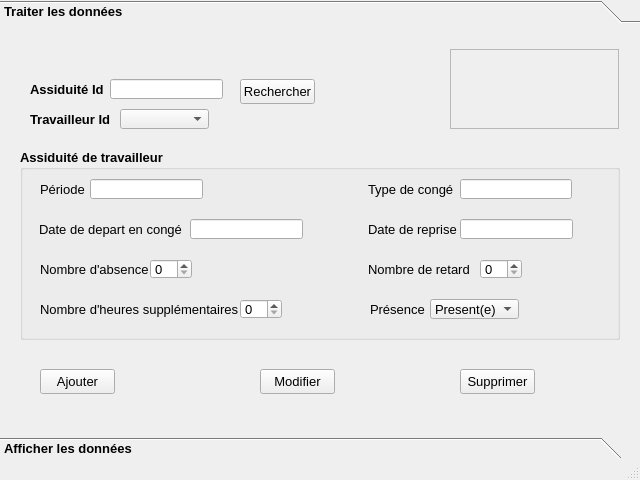
<?xml version="1.0" encoding="UTF-8"?>
<ui version="4.0">
 <class>Interface_Assiduite_RH</class>
 <widget class="QMainWindow" name="Interface_Assiduite_RH">
  <property name="geometry">
   <rect>
    <x>0</x>
    <y>0</y>
    <width>640</width>
    <height>480</height>
   </rect>
  </property>
  <property name="windowTitle">
   <string>Gestion d'assiduite</string>
  </property>
  <property name="windowIcon">
   <iconset resource="rssources.qrc">
    <normaloff>:/images/logo_erp.png</normaloff>:/images/logo_erp.png</iconset>
  </property>
  <widget class="QWidget" name="centralwidget">
   <widget class="QToolBox" name="toolBox">
    <property name="geometry">
     <rect>
      <x>0</x>
      <y>0</y>
      <width>641</width>
      <height>460</height>
     </rect>
    </property>
    <property name="font">
     <font>
      <family>Arial</family>
      <pointsize>10</pointsize>
      <weight>75</weight>
      <bold>true</bold>
     </font>
    </property>
    <property name="currentIndex">
     <number>0</number>
    </property>
    <widget class="QWidget" name="page">
     <property name="geometry">
      <rect>
       <x>0</x>
       <y>0</y>
       <width>641</width>
       <height>400</height>
      </rect>
     </property>
     <attribute name="label">
      <string>Traiter les données</string>
     </attribute>
     <widget class="QPushButton" name="pushButton_assiduite_ajouter">
      <property name="geometry">
       <rect>
        <x>40</x>
        <y>340</y>
        <width>75</width>
        <height>25</height>
       </rect>
      </property>
      <property name="font">
       <font>
        <family>Arial</family>
        <pointsize>10</pointsize>
        <weight>50</weight>
        <bold>false</bold>
       </font>
      </property>
      <property name="text">
       <string>Ajouter</string>
      </property>
     </widget>
     <widget class="QLineEdit" name="lineEdit_assid_id">
      <property name="geometry">
       <rect>
        <x>110</x>
        <y>50</y>
        <width>113</width>
        <height>20</height>
       </rect>
      </property>
      <property name="font">
       <font>
        <family>Arial</family>
        <pointsize>10</pointsize>
        <weight>50</weight>
        <bold>false</bold>
       </font>
      </property>
      <property name="text">
       <string/>
      </property>
     </widget>
     <widget class="QPushButton" name="pushButton_assiduite_verifier">
      <property name="geometry">
       <rect>
        <x>240</x>
        <y>50</y>
        <width>75</width>
        <height>25</height>
       </rect>
      </property>
      <property name="font">
       <font>
        <family>Arial</family>
        <pointsize>10</pointsize>
        <weight>50</weight>
        <bold>false</bold>
       </font>
      </property>
      <property name="text">
       <string>Rechercher</string>
      </property>
     </widget>
     <widget class="QLabel" name="label_assiduite_id">
      <property name="geometry">
       <rect>
        <x>30</x>
        <y>50</y>
        <width>74</width>
        <height>20</height>
       </rect>
      </property>
      <property name="font">
       <font>
        <family>Arial</family>
        <pointsize>10</pointsize>
        <weight>75</weight>
        <bold>true</bold>
       </font>
      </property>
      <property name="text">
       <string>Assiduité Id</string>
      </property>
     </widget>
     <widget class="QLabel" name="label_travailleur_id">
      <property name="geometry">
       <rect>
        <x>30</x>
        <y>80</y>
        <width>87</width>
        <height>20</height>
       </rect>
      </property>
      <property name="font">
       <font>
        <family>Arial</family>
        <pointsize>10</pointsize>
        <weight>75</weight>
        <bold>true</bold>
       </font>
      </property>
      <property name="text">
       <string>Travailleur Id</string>
      </property>
     </widget>
     <widget class="QPushButton" name="pushButton_assiduit_modifier">
      <property name="geometry">
       <rect>
        <x>260</x>
        <y>340</y>
        <width>75</width>
        <height>25</height>
       </rect>
      </property>
      <property name="font">
       <font>
        <family>Arial</family>
        <pointsize>10</pointsize>
        <weight>50</weight>
        <bold>false</bold>
       </font>
      </property>
      <property name="text">
       <string>Modifier</string>
      </property>
     </widget>
     <widget class="QPushButton" name="pushButton_assiduite_supp">
      <property name="geometry">
       <rect>
        <x>460</x>
        <y>340</y>
        <width>75</width>
        <height>25</height>
       </rect>
      </property>
      <property name="font">
       <font>
        <family>Arial</family>
        <pointsize>10</pointsize>
        <weight>50</weight>
        <bold>false</bold>
       </font>
      </property>
      <property name="text">
       <string>Supprimer</string>
      </property>
     </widget>
     <widget class="QGroupBox" name="groupBox">
      <property name="geometry">
       <rect>
        <x>20</x>
        <y>120</y>
        <width>600</width>
        <height>191</height>
       </rect>
      </property>
      <property name="font">
       <font>
        <family>Arial</family>
        <pointsize>10</pointsize>
        <weight>75</weight>
        <bold>true</bold>
       </font>
      </property>
      <property name="title">
       <string>Assiduité de travailleur</string>
      </property>
      <widget class="QLabel" name="label_date_depart">
       <property name="geometry">
        <rect>
         <x>19</x>
         <y>70</y>
         <width>143</width>
         <height>20</height>
        </rect>
       </property>
       <property name="font">
        <font>
         <weight>50</weight>
         <bold>false</bold>
        </font>
       </property>
       <property name="text">
        <string>Date de depart en congé</string>
       </property>
      </widget>
      <widget class="QLineEdit" name="lineEdit_assi_date_depart">
       <property name="geometry">
        <rect>
         <x>170</x>
         <y>70</y>
         <width>113</width>
         <height>20</height>
        </rect>
       </property>
       <property name="font">
        <font>
         <weight>50</weight>
         <bold>false</bold>
        </font>
       </property>
      </widget>
      <widget class="QLabel" name="label_date_reprise">
       <property name="geometry">
        <rect>
         <x>348</x>
         <y>70</y>
         <width>90</width>
         <height>20</height>
        </rect>
       </property>
       <property name="font">
        <font>
         <weight>50</weight>
         <bold>false</bold>
        </font>
       </property>
       <property name="text">
        <string>Date de reprise</string>
       </property>
      </widget>
      <widget class="QLineEdit" name="lineEdit_assi_date_reprise">
       <property name="geometry">
        <rect>
         <x>440</x>
         <y>70</y>
         <width>113</width>
         <height>20</height>
        </rect>
       </property>
       <property name="font">
        <font>
         <weight>50</weight>
         <bold>false</bold>
        </font>
       </property>
       <property name="text">
        <string/>
       </property>
      </widget>
      <widget class="QLabel" name="label_type_conge">
       <property name="geometry">
        <rect>
         <x>348</x>
         <y>30</y>
         <width>87</width>
         <height>20</height>
        </rect>
       </property>
       <property name="font">
        <font>
         <weight>50</weight>
         <bold>false</bold>
        </font>
       </property>
       <property name="text">
        <string>Type de congé</string>
       </property>
      </widget>
      <widget class="QLabel" name="label_nb_absence">
       <property name="geometry">
        <rect>
         <x>20</x>
         <y>110</y>
         <width>122</width>
         <height>20</height>
        </rect>
       </property>
       <property name="font">
        <font>
         <weight>50</weight>
         <bold>false</bold>
        </font>
       </property>
       <property name="text">
        <string>Nombre d'absence</string>
       </property>
      </widget>
      <widget class="QLabel" name="label_nb_retard">
       <property name="geometry">
        <rect>
         <x>348</x>
         <y>110</y>
         <width>105</width>
         <height>20</height>
        </rect>
       </property>
       <property name="font">
        <font>
         <weight>50</weight>
         <bold>false</bold>
        </font>
       </property>
       <property name="text">
        <string>Nombre de retard</string>
       </property>
      </widget>
      <widget class="QLabel" name="label_nb_hs">
       <property name="geometry">
        <rect>
         <x>20</x>
         <y>150</y>
         <width>198</width>
         <height>20</height>
        </rect>
       </property>
       <property name="font">
        <font>
         <weight>50</weight>
         <bold>false</bold>
        </font>
       </property>
       <property name="text">
        <string>Nombre d'heures supplémentaires</string>
       </property>
      </widget>
      <widget class="QSpinBox" name="spinBox_assi_hs">
       <property name="geometry">
        <rect>
         <x>220</x>
         <y>150</y>
         <width>42</width>
         <height>20</height>
        </rect>
       </property>
       <property name="font">
        <font>
         <weight>50</weight>
         <bold>false</bold>
        </font>
       </property>
      </widget>
      <widget class="QLineEdit" name="lineEdit_assi_type_conge">
       <property name="geometry">
        <rect>
         <x>440</x>
         <y>30</y>
         <width>112</width>
         <height>20</height>
        </rect>
       </property>
       <property name="font">
        <font>
         <weight>50</weight>
         <bold>false</bold>
        </font>
       </property>
      </widget>
      <widget class="QSpinBox" name="spinBox_assi_absence">
       <property name="geometry">
        <rect>
         <x>130</x>
         <y>110</y>
         <width>42</width>
         <height>20</height>
        </rect>
       </property>
       <property name="font">
        <font>
         <weight>50</weight>
         <bold>false</bold>
        </font>
       </property>
      </widget>
      <widget class="QSpinBox" name="spinBox_assi_retard">
       <property name="geometry">
        <rect>
         <x>460</x>
         <y>110</y>
         <width>42</width>
         <height>20</height>
        </rect>
       </property>
       <property name="font">
        <font>
         <weight>50</weight>
         <bold>false</bold>
        </font>
       </property>
      </widget>
      <widget class="QLabel" name="label_periode">
       <property name="geometry">
        <rect>
         <x>20</x>
         <y>30</y>
         <width>46</width>
         <height>20</height>
        </rect>
       </property>
       <property name="font">
        <font>
         <weight>50</weight>
         <bold>false</bold>
        </font>
       </property>
       <property name="text">
        <string>Période</string>
       </property>
      </widget>
      <widget class="QLineEdit" name="lineEdit_assi_periode">
       <property name="geometry">
        <rect>
         <x>70</x>
         <y>30</y>
         <width>113</width>
         <height>20</height>
        </rect>
       </property>
       <property name="font">
        <font>
         <weight>50</weight>
         <bold>false</bold>
        </font>
       </property>
       <property name="text">
        <string/>
       </property>
      </widget>
      <widget class="QLabel" name="label_presence">
       <property name="geometry">
        <rect>
         <x>350</x>
         <y>150</y>
         <width>58</width>
         <height>20</height>
        </rect>
       </property>
       <property name="font">
        <font>
         <weight>50</weight>
         <bold>false</bold>
        </font>
       </property>
       <property name="text">
        <string>Présence</string>
       </property>
      </widget>
      <widget class="QComboBox" name="comboBox_assi_presence">
       <property name="geometry">
        <rect>
         <x>410</x>
         <y>150</y>
         <width>89</width>
         <height>20</height>
        </rect>
       </property>
       <property name="font">
        <font>
         <weight>50</weight>
         <bold>false</bold>
        </font>
       </property>
       <item>
        <property name="text">
         <string>Present(e)</string>
        </property>
       </item>
       <item>
        <property name="text">
         <string>Absent(e)</string>
        </property>
       </item>
      </widget>
     </widget>
     <widget class="QFrame" name="logo_edf">
      <property name="geometry">
       <rect>
        <x>450</x>
        <y>20</y>
        <width>169</width>
        <height>80</height>
       </rect>
      </property>
      <property name="styleSheet">
       <string notr="true">image: url(:/new/prefix1/EdfErp.png);
image: url(:/images/logo_edf_erp.png);</string>
      </property>
      <property name="frameShape">
       <enum>QFrame::StyledPanel</enum>
      </property>
      <property name="frameShadow">
       <enum>QFrame::Raised</enum>
      </property>
     </widget>
     <widget class="QComboBox" name="combo_id_emp">
      <property name="geometry">
       <rect>
        <x>120</x>
        <y>80</y>
        <width>89</width>
        <height>20</height>
       </rect>
      </property>
      <property name="font">
       <font>
        <weight>50</weight>
        <bold>false</bold>
       </font>
      </property>
     </widget>
    </widget>
    <widget class="QWidget" name="page_2">
     <property name="geometry">
      <rect>
       <x>0</x>
       <y>0</y>
       <width>641</width>
       <height>400</height>
      </rect>
     </property>
     <attribute name="label">
      <string>Afficher les données</string>
     </attribute>
     <widget class="QTableView" name="tableView_assiduite">
      <property name="geometry">
       <rect>
        <x>10</x>
        <y>30</y>
        <width>621</width>
        <height>341</height>
       </rect>
      </property>
     </widget>
     <widget class="QPushButton" name="pushButton_assiduite_actualiser">
      <property name="geometry">
       <rect>
        <x>10</x>
        <y>0</y>
        <width>75</width>
        <height>25</height>
       </rect>
      </property>
      <property name="font">
       <font>
        <weight>50</weight>
        <bold>false</bold>
       </font>
      </property>
      <property name="text">
       <string>Actualiser</string>
      </property>
     </widget>
    </widget>
   </widget>
  </widget>
  <widget class="QMenuBar" name="menubar">
   <property name="geometry">
    <rect>
     <x>0</x>
     <y>0</y>
     <width>640</width>
     <height>21</height>
    </rect>
   </property>
  </widget>
  <widget class="QStatusBar" name="statusbar"/>
 </widget>
 <tabstops>
  <tabstop>lineEdit_assid_id</tabstop>
  <tabstop>lineEdit_assi_periode</tabstop>
  <tabstop>lineEdit_assi_date_depart</tabstop>
  <tabstop>spinBox_assi_absence</tabstop>
  <tabstop>spinBox_assi_hs</tabstop>
  <tabstop>lineEdit_assi_type_conge</tabstop>
  <tabstop>lineEdit_assi_date_reprise</tabstop>
  <tabstop>spinBox_assi_retard</tabstop>
  <tabstop>pushButton_assiduite_ajouter</tabstop>
  <tabstop>pushButton_assiduit_modifier</tabstop>
  <tabstop>pushButton_assiduite_supp</tabstop>
  <tabstop>pushButton_assiduite_verifier</tabstop>
 </tabstops>
 <resources>
  <include location="rssources.qrc"/>
 </resources>
 <connections/>
</ui>
